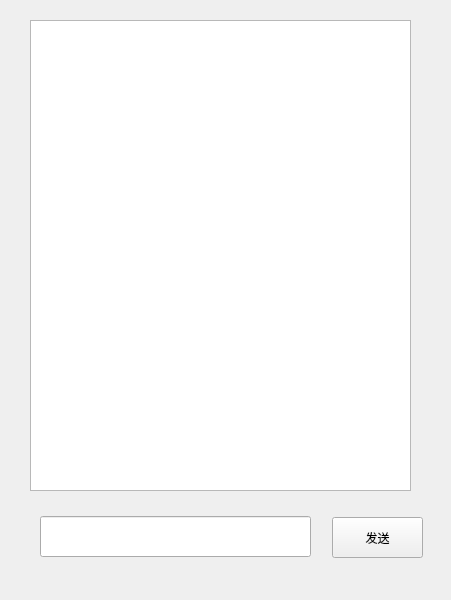
<?xml version="1.0" encoding="UTF-8"?>
<ui version="4.0">
 <class>MainWindow</class>
 <widget class="QMainWindow" name="MainWindow">
  <property name="geometry">
   <rect>
    <x>0</x>
    <y>0</y>
    <width>451</width>
    <height>600</height>
   </rect>
  </property>
  <property name="windowTitle">
   <string>网络聊天室客户端</string>
  </property>
  <widget class="QWidget" name="centralwidget">
   <widget class="QListWidget" name="listWidget">
    <property name="geometry">
     <rect>
      <x>30</x>
      <y>20</y>
      <width>381</width>
      <height>471</height>
     </rect>
    </property>
   </widget>
   <widget class="QPushButton" name="pushButton">
    <property name="geometry">
     <rect>
      <x>332</x>
      <y>517</y>
      <width>91</width>
      <height>41</height>
     </rect>
    </property>
    <property name="text">
     <string>发送</string>
    </property>
   </widget>
   <widget class="QLineEdit" name="lineEdit">
    <property name="geometry">
     <rect>
      <x>40</x>
      <y>516</y>
      <width>271</width>
      <height>41</height>
     </rect>
    </property>
   </widget>
  </widget>
 </widget>
 <resources/>
 <connections/>
</ui>
